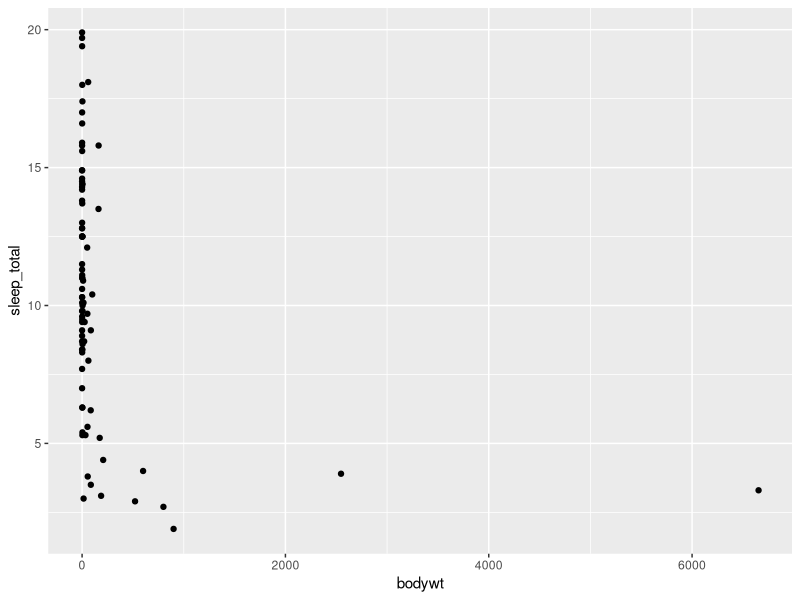
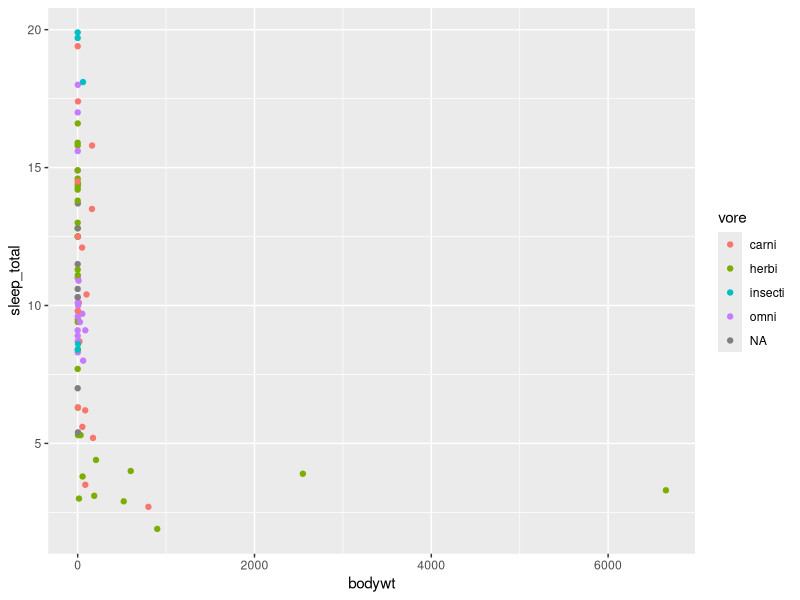
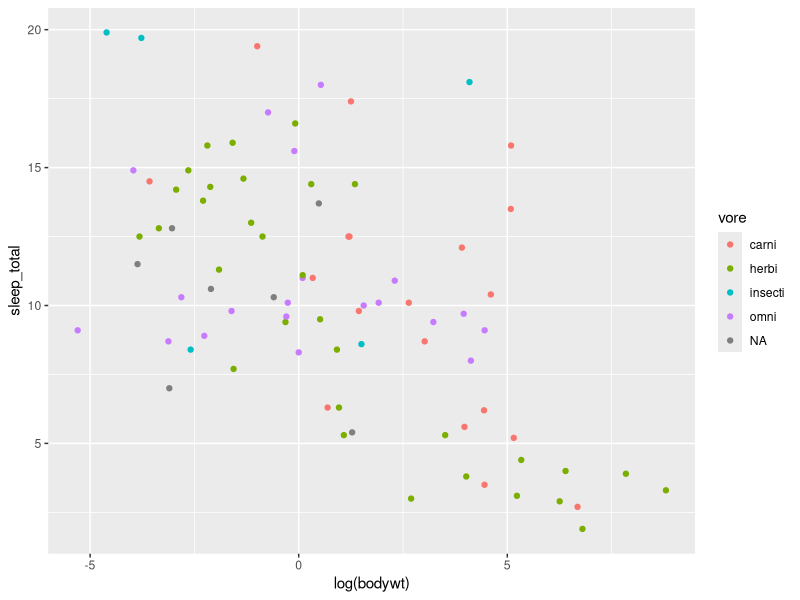
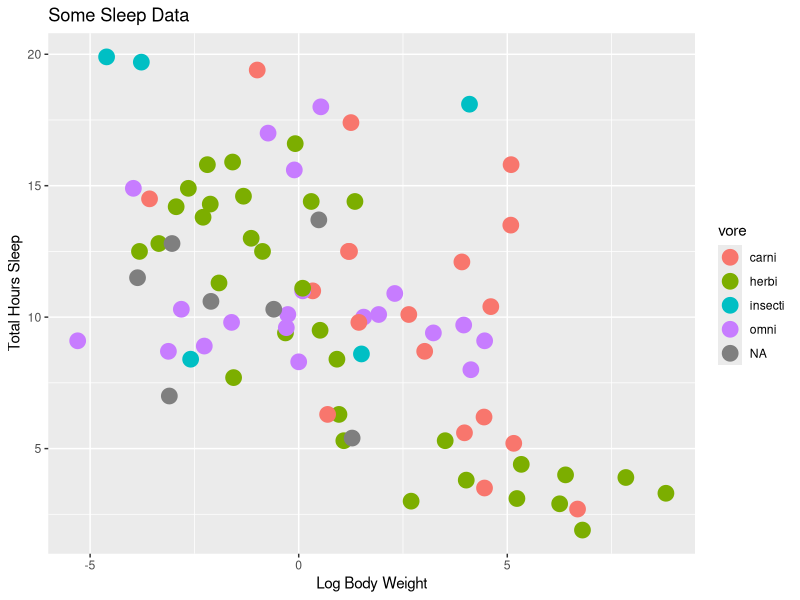
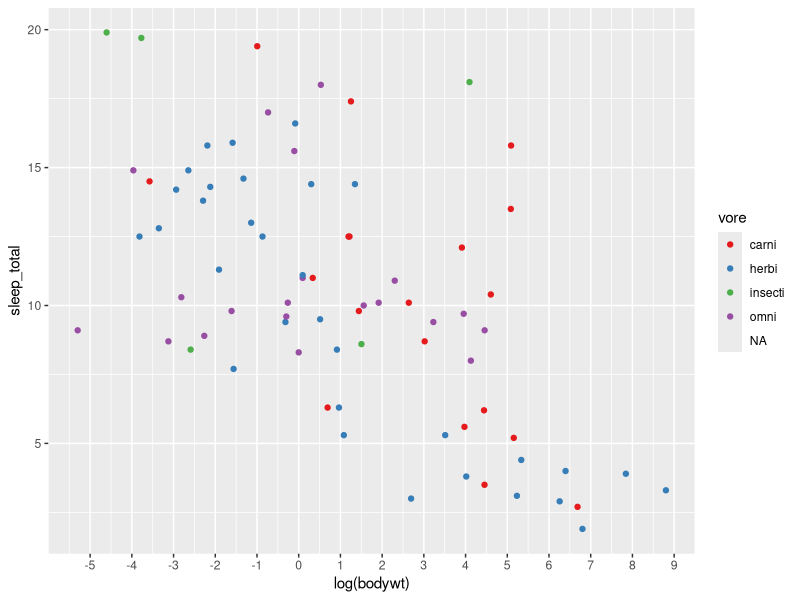
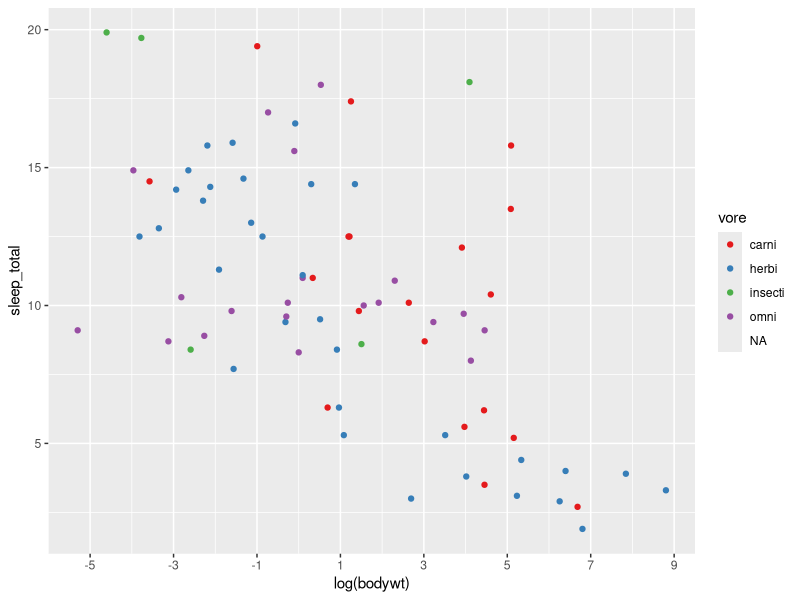
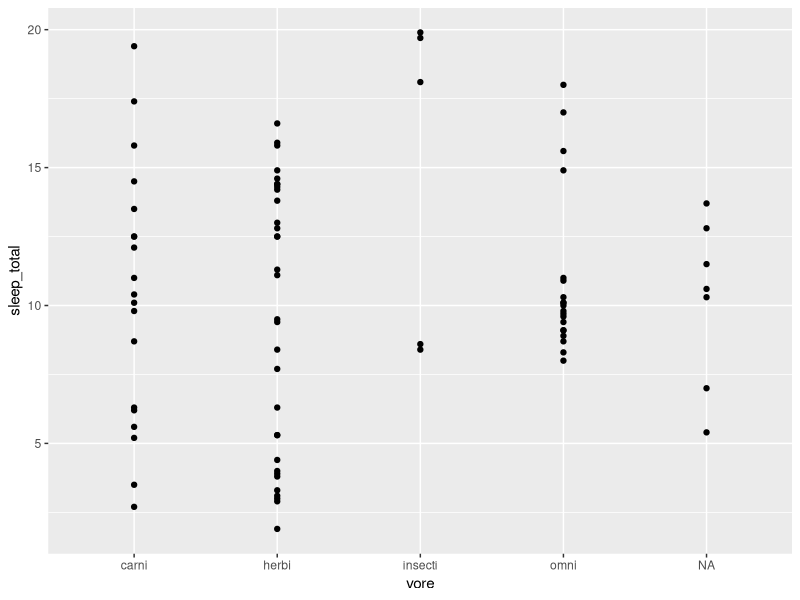
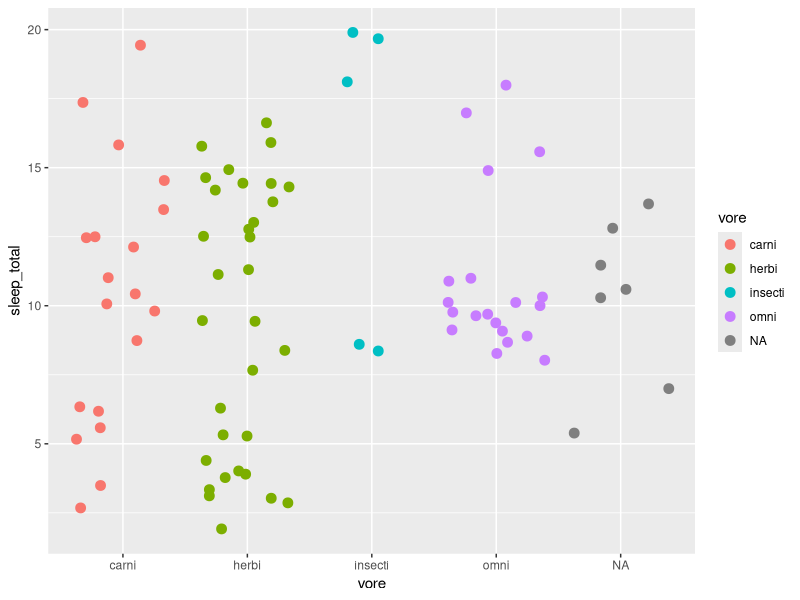

Reproduce these figures in R, in order.
## ---- chunk 1
library(ggplot2)
## ---- chunk 2
df = msleep
df
## ---- chunk 3
?df
## ---- chunk 4
head(df)
## ---- chunk 5
str(df)
## ---- chunk 6
cat("Number of Rows : ",nrow(df))
cat("\nNumber of Columns : ",ncol(df))
## ---- chunk 7
scatterplot = ggplot(data=df, aes(x=bodywt, y=sleep_total))+
              geom_point()

scatterplot
## ---- chunk 8
scatterplot = ggplot(data=df, aes(x=bodywt, y=sleep_total, col=vore)) + 
             geom_point()

scatterplot
## ---- chunk 9
scatterplot = ggplot(data=df, aes(x=log(bodywt), y=sleep_total, col=vore)) + geom_point()
scatterplot
## ---- chunk 10
Scatterplot = scatterplot + geom_point(size=5)+
              xlab("Log Body Weight") + 
              ylab("Total Hours Sleep")+
              ggtitle("Some Sleep Data")

Scatterplot
## ---- chunk 11
scatterplot + scale_colour_brewer(palette="Set1")+
              theme(plot.title=element_text(vjust=+2))+
              scale_x_continuous(breaks=-5:10) # x-scale --> -5 to 10 (in-steps of 1)
## ---- chunk 12
scatterplot + scale_colour_brewer(palette="Set1")+
              theme(plot.title=element_text(vjust=+2))+
              scale_x_continuous(breaks=seq(-5, 10, 2)) # x-scale --> -5 to 10 (in-steps of 2)
## ---- chunk 13
stripchart = ggplot(df, aes(vore, sleep_total))+
             geom_point()

stripchart
## ---- chunk 14
stripchart = ggplot(df,aes(vore,sleep_total,col=vore))+ 
             geom_point(size=3,position="jitter")

stripchart
## ---- chunk 15
stripchart = ggplot(msleep, aes(vore,sleep_total,col=vore))+ 
             geom_jitter(position = position_jitter(width = 0.2),size=3)

stripchart
## ---- chunk 16
setwd("/Users/prashanthsingaravelan/Desktop/github/winter_semester-2022/CSI3005 Advanced Data Visualization Techniques/lab exercises/24_1_22")
df = read.table("Festival.dat", sep="\t", header=T)
## ---- chunk 17
head(df)
## ---- chunk 18
cat("Number of Rows : ",nrow(df))
cat("\nNumber of Columns : ",ncol(df))
## ---- chunk 19
Day1Histogram = ggplot(df, aes(day1))+
                geom_histogram()

Day1Histogram
## ---- chunk 20
Day1Histogram = ggplot(df, aes(day1))+ geom_histogram()
Day1Histogram = Day1Histogram + geom_histogram(binwidth=0.3,color="black",fill="yellow")
Day1Histogram = Day1Histogram + labs(x="Score", y="Counts") + ggtitle("Hygiene at Day 1")

Day1Histogram
## ---- chunk 21
library(reshape2)
## ---- chunk 22
df.stack = melt(df, id = c("ticknumb","gender"))
df.stack
## ---- chunk 23
colnames(df.stack)[3:4] = c("day","score")
## ---- chunk 24
Histogram.3days = ggplot(df.stack,aes(score)) + 
                  geom_histogram(binwidth=0.4, color="black", fill="yellow") + 
                  labs(x="Score", y="Counts") + 
                  facet_grid(gender~day)

Histogram.3days
## ---- chunk 25
Scatterplot = ggplot(df.stack,aes(gender,score))+geom_point() + facet_grid(~day)
Scatterplot
## ---- chunk 26
Scatterplot = ggplot(df.stack, aes(gender, score, colour=gender))+
              geom_point(position="jitter") + 
              facet_grid(~day)

Scatterplot
## ---- chunk 27
Scatterplot = ggplot(df.stack,aes(gender,score, colour=gender)) + 
              geom_point(position="jitter") + 
              facet_grid(~day)+
              scale_colour_manual(values=c("darkorange", "darkorchid4"))

Scatterplot + geom_boxplot(alpha=0, colour="black")
## ---- chunk 28
Boxplot = ggplot(df.stack, aes(gender,score))+
          geom_boxplot() + 
          facet_grid(~day)

Boxplot
## ---- chunk 29
Boxplot = ggplot(df.stack, aes(gender,score,fill=gender))+
          geom_boxplot()+
          stat_boxplot(geom="errorbar") + 
          scale_fill_manual(values=c("turquoise4","darkgoldenrod2"))+
          facet_grid(~day)

Boxplot
## ---- chunk 30
Boxplot + scale_x_discrete(limits=c("Male","Female"))
## ---- chunk 31
Violinplot = ggplot(df.stack, aes(gender,score)) + 
            geom_violin()+facet_grid(~day)
Violinplot
## ---- chunk 32
Violinplot = ggplot(df.stack, aes(gender,score))+
             geom_violin(trim = FALSE, fill="black")+
             facet_grid(~day)
Violinplot
